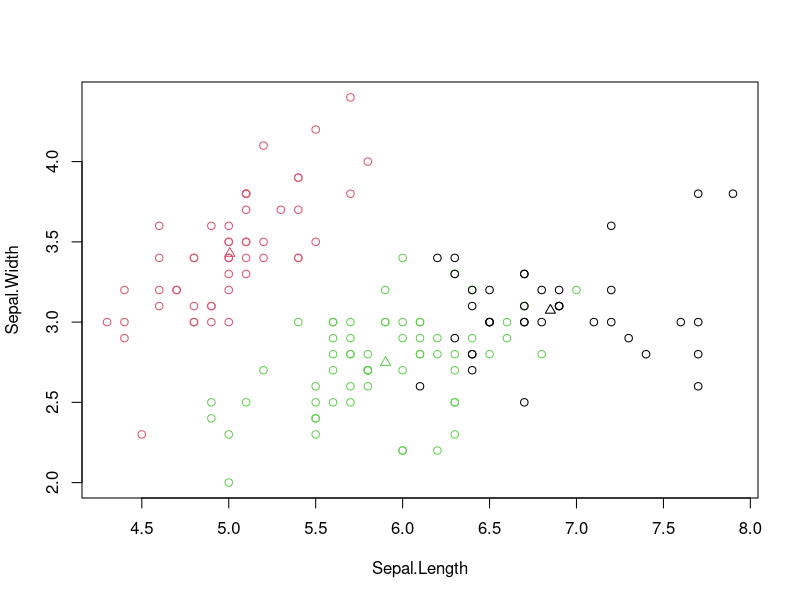
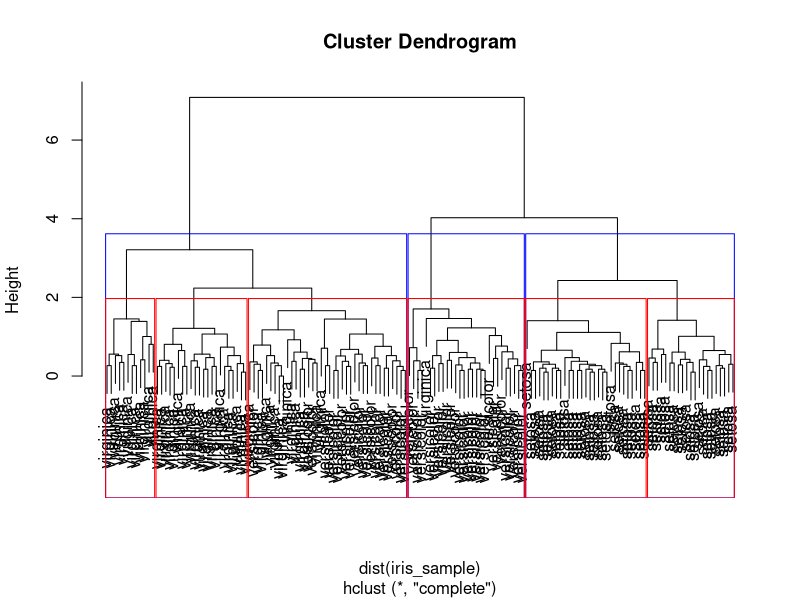

The R source for these figures, in order:
##########################################
#Editor: Kuo-Liang Ou
#National Tsing Hua University ILST
##########################################
# k-means
k_result <- kmeans(iris[,-5], 3) #去除非數值欄位後分三群
k_result$cluster # 回傳 vector 1 to k
k_result$centers # 中心點
k_result$size    # 各群數量
table(iris$Species,k_result$cluster) #confusion matrix

plot(iris[c("Sepal.Length","Sepal.Width")],
     col=k_result$cluster) # color 設定為群代號
points(k_result$centers[,c("Sepal.Length","Sepal.Width")],
       col=1:3, pch=2) #顯示中心點

##########################################
# hierarchical cluster

iris_sample = iris[,1:4]
h_result = hclust(dist(iris_sample),method="complete")  # distance matrix
      # method = measure the distance between clusters
      # see https://www.datacamp.com/tutorial/hierarchical-clustering-R
#h_result = hclust(dist(iris_sample),method="single")
#h_result = hclust(dist(iris_sample),method="average")
#h_result = hclust(dist(iris_sample),method="centroid")
h_result
h_result$height # the value of the criterion associated with the clustering method 
h_result$merge
#method could be: single complete average centroid

plot(h_result,labels=iris$Species)

#raw Rectangles Around Hierarchical Clusters
rect.hclust(h_result,k=3,border="blue") #
rect.hclust(h_result,k=6,border="red")
###
